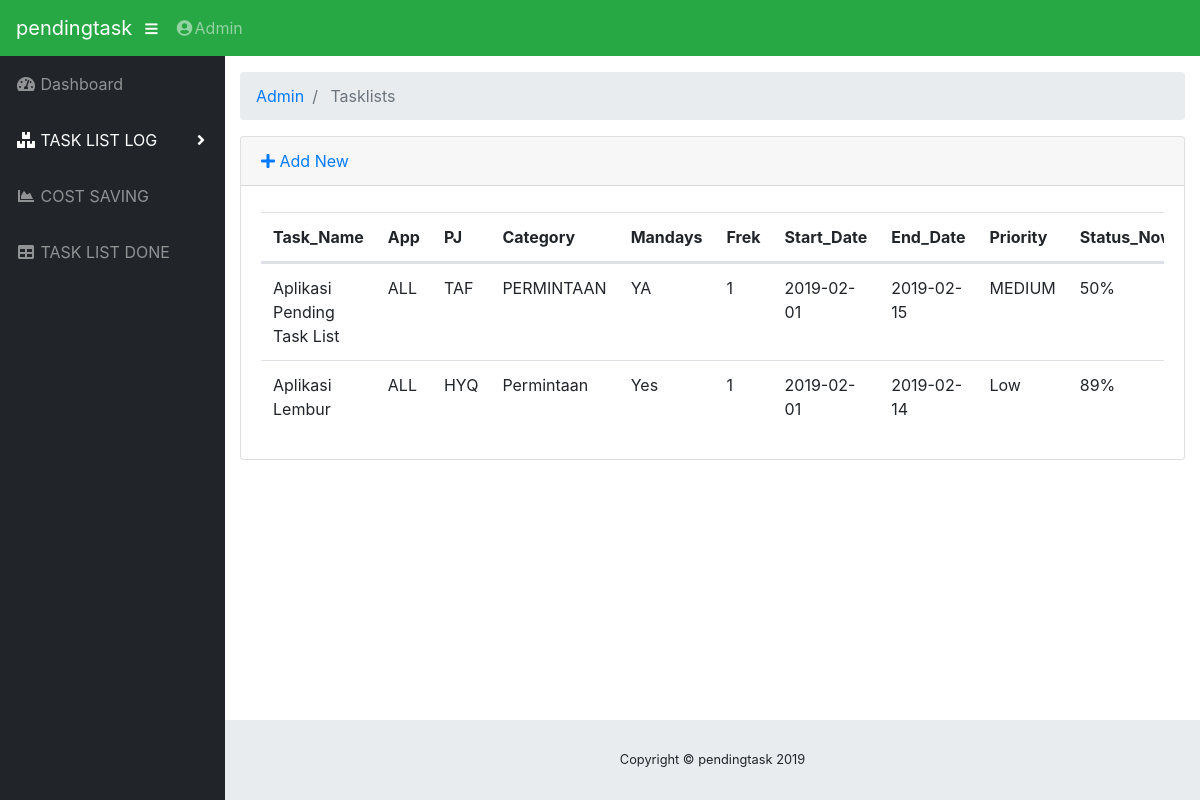
Screenshot of /index.php/admin/tasklists with the database file from the repository.
### tables this page shows
CREATE TABLE `tasklists` (
  `task_id` int(11) NOT NULL,
  `task_name` varchar(150) NOT NULL,
  `application` varchar(15) NOT NULL,
  `pj` varchar(10) NOT NULL,
  `category` varchar(15) NOT NULL,
  `mandays` varchar(5) NOT NULL,
  `frekuensi` int(11) NOT NULL,
  `start_date` date NOT NULL,
  `end_date` date NOT NULL,
  `priority` varchar(10) NOT NULL,
  `stat_now` int(11) NOT NULL,
  `stat_lin` int(11) NOT NULL,
  `done` varchar(10) NOT NULL,
  `description` text NOT NULL,
  `sum_mandays` int(11) NOT NULL,
  `level_task` int(11) NOT NULL,
  `type_task` int(11) NOT NULL
);

### application/controllers/admin/Tasklists.php (called while the page is built, shortened)
<?php
class Tasklists extends CI_Controller
{
    public function __construct()
    {
        $this->load->model("Tasklist_model");
        $this->load->library('form_validation');
    }
    public function index()
    {
        $data["tasklists"] = $this->Tasklist_model->getAll();
        $this->load->view("admin/tasklist/list_task", $data);
    }
}

### index.php (called while the page is built, shortened)
<?php
require_once BASEPATH.'core/CodeIgniter.php';

### application/models/Tasklist_model.php (called while the page is built, shortened)
<?php defined('BASEPATH') OR exit('No direct script access allowed');
class Tasklist_model extends CI_Model
{
    private $_table = "tasklists";
    public function getAll()
    {
        return $this->db->get($this->_table)->result();
    }
}

### application/views/admin/tasklist/list_task.php (the view, shortened to what this page needs)
<!DOCTYPE html>
<html lang="en">
<head>
	<?php $this->load->view("admin/_partials/head.php") ?>
</head>
<body id="page-top">
	<?php $this->load->view("admin/_partials/navbar.php") ?>
	<div id="wrapper">
		<?php $this->load->view("admin/_partials/sidebar.php") ?>
		<div id="content-wrapper">
			<div class="container-fluid">
				<?php $this->load->view("admin/_partials/breadcrumbs.php") ?>
				<div class="card mb-3">
					<div class="card-header">
						<a href="<?php echo site_url('admin/tasklists/add') ?>"><i class="fas fa-plus"></i> Add New</a>
					</div>
					<div class="card-body">
						<div class="table-responsive">
							<table class="table table-hover" id="dataTable" width="100%" cellspacing="0">
								<thead>
									<tr>
										<th>Task_Name</th>
										<th>App</th>
										<th>PJ</th>
										<th>Category</th>
										<th>Mandays</th>
										<th>Frek</th>
										<th>Start_Date</th>
										<th>End_Date</th>
										<th>Priority</th>
										<th>Status_Now</th>
									</tr>
								</thead>
								<tbody>
									<?php foreach ($tasklists as $tasklist): ?>
									<tr>
										<td>
											<?php echo $tasklist->task_name ?>
										</td>
										<td>
											<?php echo $tasklist->application ?>
										</td>
										<td>
											<?php echo $tasklist->pj ?>
										</td>
										<td>
											<?php echo $tasklist->category ?>
										</td>
										<td>
											<?php echo $tasklist->mandays ?>
										</td>
										<td>
											<?php echo $tasklist->frekuensi ?>
										</td>
										<td>
											<?php echo $tasklist->start_date ?>
										</td>
										<td>
											<?php echo $tasklist->end_date ?>
										</td>
										<td>
											<?php echo $tasklist->priority ?>
										</td>
										<td>
											<?php echo $tasklist->stat_now ?>%
										</td>
									</tr>
									<?php endforeach; ?>
								</tbody>
							</table>
						</div>
					</div>
				</div>
			</div>
			<?php $this->load->view("admin/_partials/footer.php") ?>
		</div>
	</div>
</body>
</html>

### application/views/admin/_partials/head.php (shortened to what this page needs)
<link href="<?php echo base_url('assets/bootstrap/css/bootstrap.min.css') ?>" rel="stylesheet">
<link href="<?php echo base_url('assets/fontawesome-free/css/all.min.css') ?>" rel="stylesheet" type="text/css">
<link href="<?php echo base_url('assets/datatables/dataTables.bootstrap4.css') ?>" rel="stylesheet">
<link href="<?php echo base_url('css/sb-admin.css') ?>" rel="stylesheet">

### application/views/admin/_partials/navbar.php (shortened to what this page needs)
<nav class="navbar navbar-expand navbar-dark bg-success static-top">
  <a class="navbar-brand mr-1" href="<?php echo site_url('admin') ?>"><?php echo SITE_NAME ?></a>
  <button class="btn btn-link btn-sm text-white order-1 order-sm-0" id="sidebarToggle" href="#">
        <i class="fas fa-bars"></i>
    </button>
      <ul class="navbar-nav ml-auto ml-md-0">
        <li class="nav-item dropdown no-arrow">
          <a class="nav-link dropdown-toggle" href="#" id="userDropdown" role="button" data-toggle="dropdown" aria-haspopup="true" aria-expanded="false">
            <i class="fas fa-user-circle fa-fw"></i>Admin
          </a>
        </li>
      </ul>
    </nav>

### application/views/admin/_partials/sidebar.php (shortened to what this page needs)
<ul class="sidebar navbar-nav">
  <li class="nav-item <?php echo $this->uri->segment(2) == '' ? 'active': '' ?>">
    <a class="nav-link" href="<?php echo site_url('admin/Dashboard_admin') ?>">
      <i class="fas fa-fw fa-tachometer-alt"></i>
      <span>Dashboard</span>
    </a>
  </li>
   <li class="nav-item dropdown <?php echo $this->uri->segment(2) == 'tasklists' ? 'active': '' ?>">
     <a class="nav-link dropdown-toggle" href="#" id="pagesDropdown" role="button" data-toggle="dropdown" aria-haspopup="true"
       aria-expanded="false">
       <i class="fas fa-fw fa-boxes"></i>
       <span>TASK LIST LOG</span>
   </a>
  </li>
  <li class="nav-item">
    <a class="nav-link" href="#">
      <i class="fas fa-fw fa-chart-area"></i>
      <span>COST SAVING</span></a>
  </li>
  <li class="nav-item">
    <a class="nav-link" href="#">
      <i class="fas fa-fw fa-table"></i>
      <span>TASK LIST DONE</span></a>
  </li>
</ul>

### application/views/admin/_partials/breadcrumbs.php
<ol class="breadcrumb">
<?php foreach ($this->uri->segments as $segment): ?>
	<?php
		$url = substr($this->uri->uri_string, 0, strpos($this->uri->uri_string, $segment)) . $segment;
		$is_active =  $url == $this->uri->uri_string;
	?>
	<li class="breadcrumb-item <?php echo $is_active ? 'active': '' ?>">
		<?php if($is_active): ?>
			<?php echo ucfirst($segment) ?>
		<?php else: ?>
			<a href="<?php echo site_url($url) ?>"><?php echo ucfirst($segment) ?></a>
		<?php endif; ?>
	</li>
<?php endforeach; ?>
</ol>

### application/views/admin/_partials/footer.php
<footer class="sticky-footer">
          <div class="container my-auto">
            <div class="copyright text-center my-auto">
               <span>Copyright © <?php echo SITE_NAME ." ". Date('Y') ?></span>
            </div>
          </div>
 </footer>

### css/sb-admin.css (style rules this page uses)
html { position: relative; min-height: 100%; }
body { height: 100%; }
#wrapper { display: -webkit-box; display: -ms-flexbox; display: flex; }
#wrapper #content-wrapper { overflow-x: hidden; width: 100%; padding-top: 1rem; padding-bottom: 80px; }
.navbar-nav .nav-item.active .nav-link { color: #fff; }
.navbar-nav .nav-item.dropdown .dropdown-toggle::after { width: 1rem; text-align: center; float: right; vertical-align: 0; border: 0; font-weight: 900; content: '\f105'; font-family: 'Font Awesome 5 Free'; }
.navbar-nav .nav-item.dropdown.no-arrow .dropdown-toggle::after { display: none; }
.sidebar { width: 90px !important; background-color: #212529; min-height: calc(100vh - 56px); }
.sidebar .nav-item:last-child { margin-bottom: 1rem; }
.sidebar .nav-item .nav-link { text-align: center; padding: 0.75rem 1rem; width: 90px; }
.sidebar .nav-item .nav-link span { font-size: 0.65rem; display: block; }
.sidebar .nav-item.dropdown .dropdown-toggle::after { display: none; }
.sidebar .nav-item .nav-link { color: rgba(255, 255, 255, 0.5); }
@media (min-width: 768px) { .sidebar { width: 225px !important; } }
@media (min-width: 768px) { .sidebar .nav-item .nav-link { display: block; width: 100%; text-align: left; padding: 1rem; width: 225px; } }
@media (min-width: 768px) { .sidebar .nav-item .nav-link span { font-size: 1rem; display: inline; } }
@media (min-width: 768px) { .sidebar .nav-item.dropdown .dropdown-toggle::after { display: block; } }
:root { --input-padding-x: 0.75rem; --input-padding-y: 0.75rem; }
footer.sticky-footer { display: -webkit-box; display: -ms-flexbox; display: flex; position: absolute; right: 0; bottom: 0; width: calc(100% - 90px); height: 80px; background-color: #e9ecef; }
footer.sticky-footer .copyright { line-height: 1; font-size: 0.8rem; }
@media (min-width: 768px) { footer.sticky-footer { width: calc(100% - 225px); } }

### rows the page displays
tasklists: task_name "Aplikasi Pending Task List", application "ALL", pj "TAF", category "PERMINTAAN", mandays "YA", frekuensi "1", start_date "2019-02-01", end_date "2019-02-15", priority "MEDIUM", stat_now "50"
tasklists: task_name "Aplikasi Lembur", application "ALL", pj "HYQ", category "Permintaan", mandays "Yes", frekuensi "1", start_date "2019-02-01", end_date "2019-02-14", priority "Low", stat_now "89"

### other values shown
SITE_NAME "pendingtask"
$segment "Admin"
$segment "Tasklists"
Date('Y') "2019"
